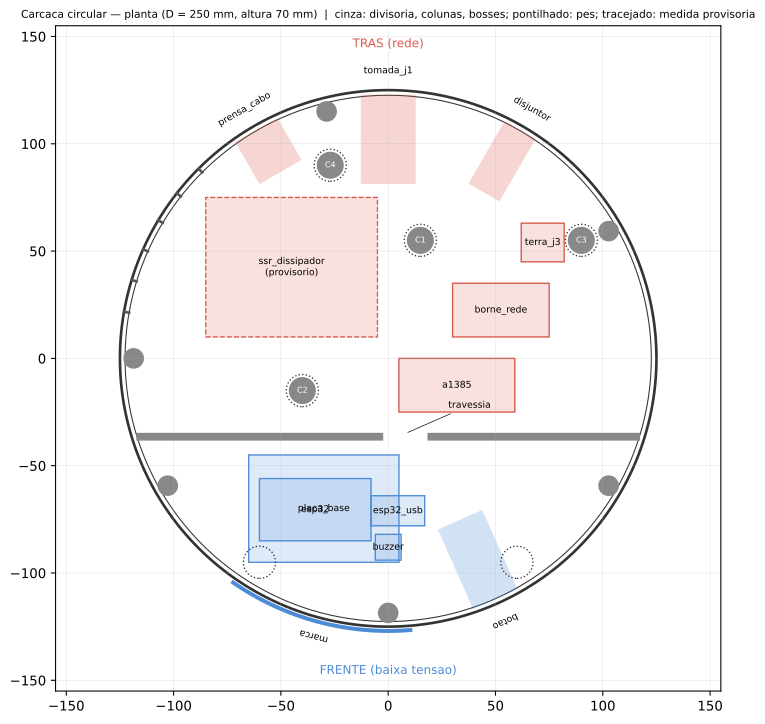

Write the Python code that produced this figure.
# /// script
# requires-python = ">=3.10"
# dependencies = ["matplotlib"]
# ///
"""Desenha a planta do arranjo interno (vista de cima, tampo removido).

    uv run mechanical/circular/planta.py   ->  mechanical/circular/planta.svg
"""
import math
import os
import sys

import matplotlib

matplotlib.use("Agg")
import matplotlib.pyplot as plt  # noqa: E402
from matplotlib.patches import Circle, Polygon, Rectangle  # noqa: E402

HERE = os.path.dirname(os.path.abspath(__file__))
sys.path.insert(0, HERE)
from layout import Layout  # noqa: E402

L = Layout()
p = L.p
COR = {"baixa": "#4c8bd6", "rede": "#d65a4c", "estrutura": "#888888"}

fig, ax = plt.subplots(figsize=(9, 9))
ax.add_patch(Circle((0, 0), L.R, fill=False, lw=2, color="#333"))
ax.add_patch(Circle((0, 0), L.Ri, fill=False, lw=0.8, color="#333"))
xr = math.sqrt(L.Ri ** 2 - p["divisoria_y"] ** 2)
ax.add_patch(Rectangle((-xr, L.div_y0), 2 * xr, p["divisoria_t"], color=COR["estrutura"]))
tw = p["travessia_w"]
ax.add_patch(Rectangle((p["travessia_x"] - tw / 2, L.div_y0 - 0.5), tw, p["divisoria_t"] + 1, color="white"))
ax.annotate("travessia", (p["travessia_x"], L.div_y1), (p["travessia_x"] + 20, L.div_y1 + 12),
            fontsize=7, arrowprops=dict(arrowstyle="-", lw=0.5))

for c in L.comps:
    x0, y0, _, x1, y1, _ = c.box
    prov = "PROVISORIO" in c.fonte
    ax.add_patch(Rectangle((x0, y0), x1 - x0, y1 - y0, fill=True, alpha=0.18, color=COR[c.zona]))
    ax.add_patch(Rectangle((x0, y0), x1 - x0, y1 - y0, fill=False, lw=1, color=COR[c.zona],
                           ls="--" if prov else "-"))
    ax.text((x0 + x1) / 2, (y0 + y1) / 2, c.nome + ("\n(provisorio)" if prov else ""),
            ha="center", va="center", fontsize=7)
for a in L.aberturas:
    t = math.radians(a.ang)
    lx, ly = (L.R + 9) * math.cos(t), (L.R + 9) * math.sin(t)
    ax.text(lx, ly, a.nome, ha="center", va="center", fontsize=7, rotation=a.ang - 90 if abs(a.ang) > 0 else 0)
    if a.cp > 0:
        ax.add_patch(Polygon(a.corpo_xy(L.Ri)[:2] + a.corpo_xy(L.Ri)[2:][::-1], closed=True,
                             alpha=0.25, color=COR[a.zona]))
    if a.forma == "marca":
        half = (a.w / 2) / L.R
        th = [t - half + k * 2 * half / 30 for k in range(31)]
        ax.plot([(L.R + 2) * math.cos(v) for v in th], [(L.R + 2) * math.sin(v) for v in th], lw=3, color=COR["baixa"])
for ang in L.vents():
    t = math.radians(ang)
    ax.plot([L.Ri * math.cos(t), L.R * math.cos(t)], [L.Ri * math.sin(t), L.R * math.sin(t)], color="#555", lw=2)
for x, y in L.bosses():
    ax.add_patch(Circle((x, y), p["boss_d"] / 2, color=COR["estrutura"]))
for k, (x, y) in enumerate(L.colunas(), 1):
    ax.add_patch(Circle((x, y), p["coluna_d"] / 2, color=COR["estrutura"]))
    ax.text(x, y, "C%d" % k, ha="center", va="center", fontsize=6, color="white")
for x, y in L.pes():
    ax.add_patch(Circle((x, y), p["pe_d"] / 2, fill=False, ls=":", color="#333"))

ax.text(0, -L.R - 22, "FRENTE (baixa tensao)", ha="center", fontsize=9, color=COR["baixa"])
ax.text(0, L.R + 20, "TRAS (rede)", ha="center", fontsize=9, color=COR["rede"])
ax.set_title("Carcaca circular — planta (D = %.0f mm, altura %.0f mm)  |  cinza: divisoria, colunas, bosses;"
             " pontilhado: pes; tracejado: medida provisoria" % (2 * L.R, L.H), fontsize=8)
ax.set_xlim(-L.R - 30, L.R + 30)
ax.set_ylim(-L.R - 30, L.R + 30)
ax.set_aspect("equal")
ax.grid(True, lw=0.3, alpha=0.5)
out = os.path.join(HERE, "planta.svg")
fig.savefig(out, bbox_inches="tight")
fig.savefig(os.path.join(os.path.dirname(HERE), "build", "circular", "planta.png"), dpi=80, bbox_inches="tight")
print("escrito", os.path.relpath(out, os.path.dirname(os.path.dirname(HERE))))
